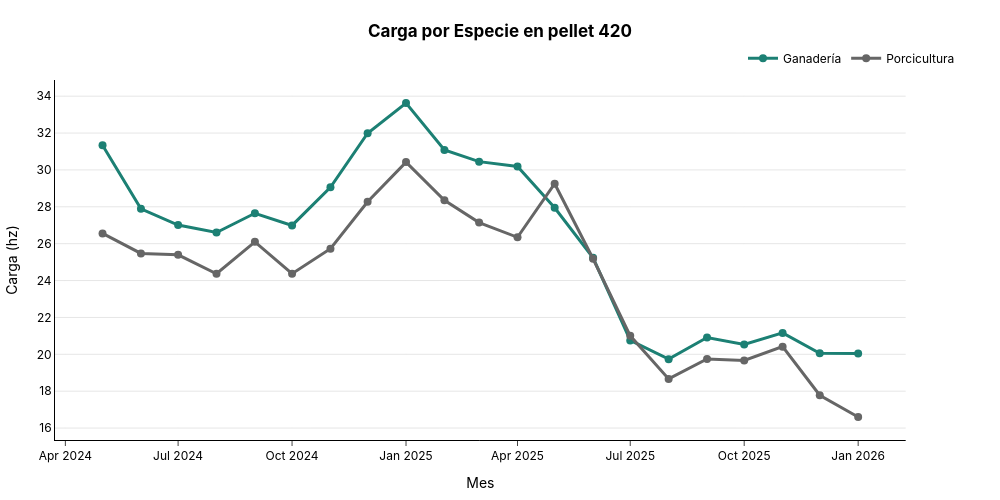

Notebook source saved alongside this figure:
### Code cell
f_carga_pellet420_especie = plot_line(
    by_month_pellet_especie[by_month_pellet_especie["pellet"] == "pellet 420"], 
    x_col="year_month"
    , y_col="load_hz",
     group_col="especie",
 title='Carga por Especie en pellet 420',
 x_title='Mes', 
 y_title="Carga (hz)")
f_carga_pellet420_especie.show()

s3.save_plotly_html(f_carga_pellet420_especie, "f_carga_pellet420_especie.html")

### Figure 1 — Plotly figure (JSON) as saved in the notebook; plotly's stock layout.template omitted (floating-point values rounded to 4 significant figures)
{"data": [{"hovertemplate": "<b>%{y:.1f}</b><extra></extra>", "line": {"color": "#1C8074", "shape": "linear", "width": 3}, "marker": {"color": "#1C8074", "size": 8}, "mode": "lines+markers", "name": "Ganadería", "type": "scatter", "x": ["2024-05", "2024-06", "2024-07", "2024-08", "2024-09", "2024-10", "2024-11", "2024-12", "2025-01", "2025-02", "2025-03", "2025-04", "2025-05", "2025-06", "2025-07", "2025-08", "2025-09", "2025-10", "2025-11", "2025-12", "2026-01"], "xaxis": "x", "y": [31.34, 27.89, 27.01, 26.6, 27.65, 26.99, 29.06, 31.99, 33.63, 31.08, 30.45, 30.18, 27.95, 25.24, 20.75, 19.74, 20.91, 20.53, 21.16, 20.06, 20.05], "yaxis": "y"}, {"hovertemplate": "<b>%{y:.1f}</b><extra></extra>", "line": {"color": "#666666", "shape": "linear", "width": 3}, "marker": {"color": "#666666", "size": 8}, "mode": "lines+markers", "name": "Porcicultura", "type": "scatter", "x": ["2024-05", "2024-06", "2024-07", "2024-08", "2024-09", "2024-10", "2024-11", "2024-12", "2025-01", "2025-02", "2025-03", "2025-04", "2025-05", "2025-06", "2025-07", "2025-08", "2025-09", "2025-10", "2025-11", "2025-12", "2026-01"], "xaxis": "x", "y": [26.56, 25.47, 25.4, 24.37, 26.1, 24.37, 25.73, 28.27, 30.42, 28.36, 27.14, 26.35, 29.25, 25.18, 21, 18.67, 19.75, 19.67, 20.42, 17.78, 16.6], "yaxis": "y"}], "layout": {"font": {"color": "black", "family": "Inter, Arial, sans-serif"}, "height": 500, "hovermode": "x unified", "legend": {"orientation": "h", "x": 1, "xanchor": "right", "y": 1.02, "yanchor": "bottom"}, "margin": {"b": 40, "l": 40, "r": 40, "t": 80}, "paper_bgcolor": "rgba(0,0,0,0)", "plot_bgcolor": "rgba(0,0,0,0)", "title": {"text": "<b>Carga por Especie en pellet 420<b>", "x": 0.5, "xanchor": "center", "y": 0.95, "yanchor": "top"}, "width": 1000, "xaxis": {"anchor": "y", "domain": [0, 0.94], "linecolor": "black", "linewidth": 1, "showline": true, "ticks": "outside", "title": {"text": "Mes"}}, "yaxis": {"anchor": "x", "domain": [0, 1], "gridcolor": "rgba(0,0,0,0.1)", "linecolor": "black", "linewidth": 1, "showgrid": true, "showline": true, "title": {"text": "Carga (hz)"}}, "yaxis2": {"anchor": "x", "overlaying": "y", "side": "right"}}}
